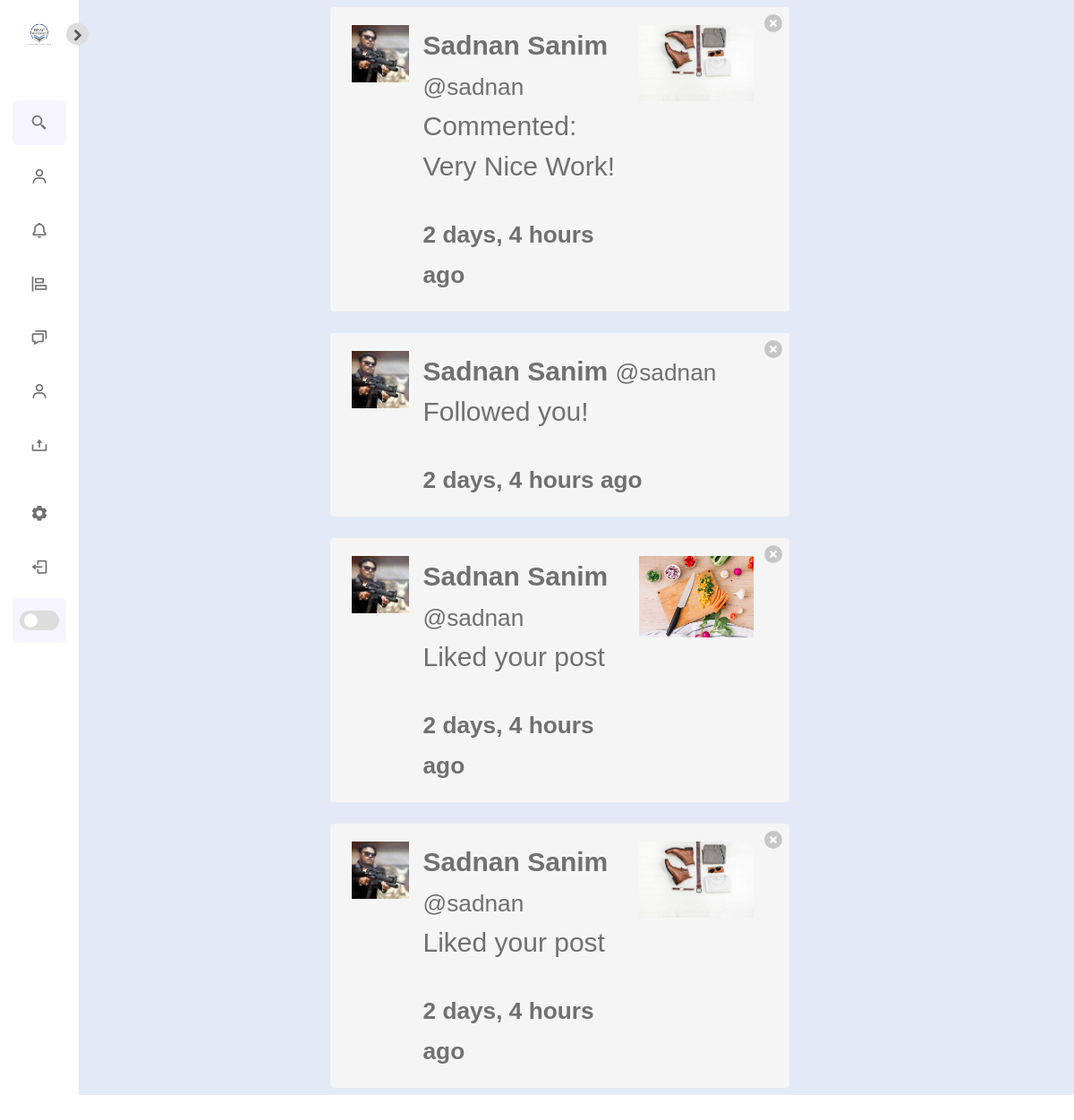
The app's page /notifications/ (signed in) with its own data.
### notifications/models.py (models this page shows)
class Notification(models.Model):
	NOTIFICATION_TYPES = ((1,'Like'),(2,'Comment'), (3,'Follow'))
	post = models.ForeignKey('post.Post', on_delete=models.CASCADE, related_name="noti_post", blank=True, null=True)
	sender = models.ForeignKey(User, on_delete=models.CASCADE, related_name="noti_from_user")
	user = models.ForeignKey(User, on_delete=models.CASCADE, related_name="noti_to_user")
	notification_type = models.IntegerField(choices=NOTIFICATION_TYPES)
	text_preview = models.CharField(max_length=90, blank=True)
	date = models.DateTimeField(auto_now_add=True)
	is_seen = models.BooleanField(default=False)

### authy/models.py (models this page shows)
class Profile(models.Model):
	user = models.OneToOneField(User, on_delete=models.CASCADE)
	first_name = models.CharField(max_length=50, null=True, blank=True)
	last_name = models.CharField(max_length=50, null=True, blank=True)
	location = models.CharField(max_length=50, null=True, blank=True)
	url = models.CharField(max_length=80, null=True, blank=True)
	profile_info = models.TextField(max_length=150, null=True, blank=True)
	created = models.DateField(auto_now_add=True)
	favorites = models.ManyToManyField(Post)
	picture = models.ImageField(upload_to=user_directory_path, blank=True, null=True, verbose_name='Picture')

### post/models.py (models this page shows, shortened)
class Post(models.Model):
	id = models.UUIDField(primary_key=True, default=uuid.uuid4, editable=False)
	picture = models.ImageField(upload_to=user_directory_path, verbose_name='Picture', null=False)
	caption = models.TextField(max_length=1500, verbose_name='Caption')
	posted = models.DateTimeField(auto_now_add=True)
	tags = models.ManyToManyField(Tag, related_name='tags')
	user = models.ForeignKey(User, on_delete=models.CASCADE)
	likes = models.IntegerField(default=0)

### notifications/views.py (the view)
# urls.py: path('', ShowNOtifications, name='show-notifications'),
def ShowNOtifications(request):
	user = request.user
	notifications = Notification.objects.filter(user=user).order_by('-date')
	Notification.objects.filter(user=user, is_seen=False).update(is_seen=True)
	template = loader.get_template('notifications.html')
	context = {
		'notifications': notifications,
	}
	return HttpResponse(template.render(context, request))

### direct/views.py (called while the page is built)
def checkDirects(request):
	directs_count = 0
	if request.user.is_authenticated:
		directs_count = Message.objects.filter(user=request.user, is_read=False).count()
	return {'directs_count':directs_count}

### notifications/views.py (called while the page is built)
def CountNotifications(request):
	count_notifications = 0
	if request.user.is_authenticated:
		count_notifications = Notification.objects.filter(user=request.user, is_seen=False).count()
	return {'count_notifications':count_notifications}

### Config/templates/notifications.html (shortened to what this page needs)
{% extends 'base.html' %}
{% load static %}
{% load humanize %}
{% block content %}
    <div class="columns is-mobile is-centered">
    <div class="column is-half">
{% for notification in notifications %}
{% if notification.notification_type == 2 %}
      <div class="notification">
      <a href="{% url 'delete-notification' notification.id %}" class="delete"></a>
      <article class="media">
  <figure class="media-left">
    <p class="image is-64x64">
        {% if notification.sender.profile.picture %}
            <img src="{{ notification.sender.profile.picture.url }}" alt="Placeholder image">
          {% else %}
            <img src="https://bulma.io/images/placeholders/96x96.png" alt="Placeholder image">
        {% endif %}
    </p>
  </figure>
  <div class="media-content">
    <div class="content">
        <strong>{{ notification.sender.profile.first_name }} {{ notification.sender.profile.last_name }}</strong> <small>@{{ notification.sender.username }}</small>
        <br>
        Commented:
      <p>{{ notification.text_preview }}</p>
        <strong><small>{{ notification.date|naturaltime }}</small></strong>
    </div>
  </div>
  <div class="media-right">
    <figure class="image is-128x128">
      <img src="{{ notification.post.picture.url }}">
  </figure>
  </div>
</article>
      </div>
{% endif %}
{% if notification.notification_type == 3 %}
      <div class="notification">
      <a href="{% url 'delete-notification' notification.id %}" class="delete"></a>
      <article class="media">
  <figure class="media-left">
    <p class="image is-64x64">
          {% if notification.sender.profile.picture %}
            <img src="{{ notification.sender.profile.picture.url }}" alt="Placeholder image">
          {% else %}
            <img src="https://bulma.io/images/placeholders/96x96.png" alt="Placeholder image">
        {% endif %}
    </p>
  </figure>
  <div class="media-content">
    <div class="content">
        <strong>{{ notification.sender.profile.first_name }} {{ notification.sender.profile.last_name }}</strong> <small>@{{ notification.sender.username }}</small>
        <br>
        <p> Followed you!</p>
        <strong><small>{{ notification.date|naturaltime }}</small></strong>
    </div>
  </div>
</article>
      </div>
{% endif %}
{% if notification.notification_type == 1 %}
      <div class="notification">
      <a href="{% url 'delete-notification' notification.id %}" class="delete"></a>
      <article class="media">
  <figure class="media-left">
    <p class="image is-64x64">
        {% if notification.sender.profile.picture %}
            <img src="{{ notification.sender.profile.picture.url }}" alt="Placeholder image">
          {% else %}
            <img src="https://bulma.io/images/placeholders/96x96.png" alt="Placeholder image">
        {% endif %}
    </p>
  </figure>
  <div class="media-content">
    <div class="content">
        <strong>{{ notification.sender.profile.first_name }} {{ notification.sender.profile.last_name }}</strong> <small>@{{ notification.sender.username }}</small>
        <br>
        <p> Liked your post</p>
        <strong><small>{{ notification.date|naturaltime }}</small></strong>
    </div>
  </div>
  <div class="media-right">
    <figure class="image is-128x128">
      <img src="{{ notification.post.picture.url }}">
  </figure>
  </div>
</article>
      </div>
{% endif %}
{% endfor %}
    </div>
    </div>
{% endblock %}

### Config/static/css/style1.css (style rules this page uses)
* { font-family: sans-serif; margin: 0; padding: 0; box-sizing: border-box; }
:root { --body-color: #E4E9F7; --sidebar-color: #FFF; --primary-color: #5d5c5e; --primary-color-light: #F6F5FF; --toggle-color: #DDD; --text-color: #707070; --tran-02: all 0.2s ease; --tran-03: all 0.3s ease; --tran-04: all 0.4s ease; --tran-05: all 0.5s ease; }
body { height: 100vh; background: var(--body-color); transition: var(--tran-02); }
body { overflow-x: hidden; }

### records on screen
Notification: sender.profile.picture (picture), sender.profile.first_name "Sadnan", sender.profile.last_name "Sanim", sender.username "sadnan", text_preview "Very Nice Work!", date "2 days, 4 hours ago", post.picture (picture)
Notification: sender.profile.picture (picture), sender.profile.first_name "Sadnan", sender.profile.last_name "Sanim", sender.username "sadnan", date "2 days, 4 hours ago"
Notification: sender.profile.picture (picture), sender.profile.first_name "Sadnan", sender.profile.last_name "Sanim", sender.username "sadnan", date "2 days, 4 hours ago", post.picture (picture)
Notification: sender.profile.picture (picture), sender.profile.first_name "Sadnan", sender.profile.last_name "Sanim", sender.username "sadnan", date "2 days, 4 hours ago", post.picture (picture)
